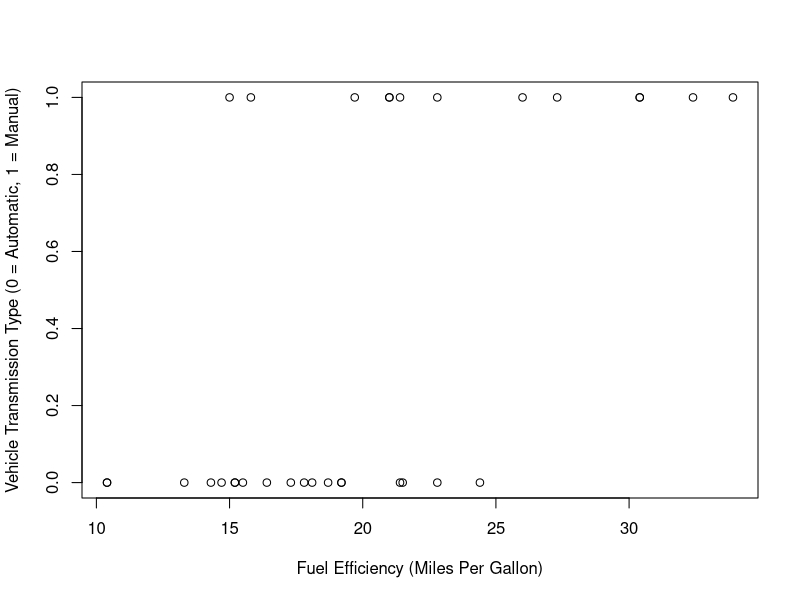

Write R code to recreate this figure. (Note: this script raises an error after producing the figure.)
head(mtcars)

plot(x = mtcars$mpg, y = mtcars$am, xlab = "Fuel Efficiency (Miles Per Gallon)", ylab = "Vehicle Transmission Type (0 = Automatic, 1 = Manual)")

library(caTools)

label_train  <- train[,9]
data_train  <- train[, -9]

model  <- LogitBoost(data_train, label_train)

data.test  <- test

lab  <- predict(model, data.test, type = "raw")

data.frame(row.names(test), test$mpg, test$am, lab)
